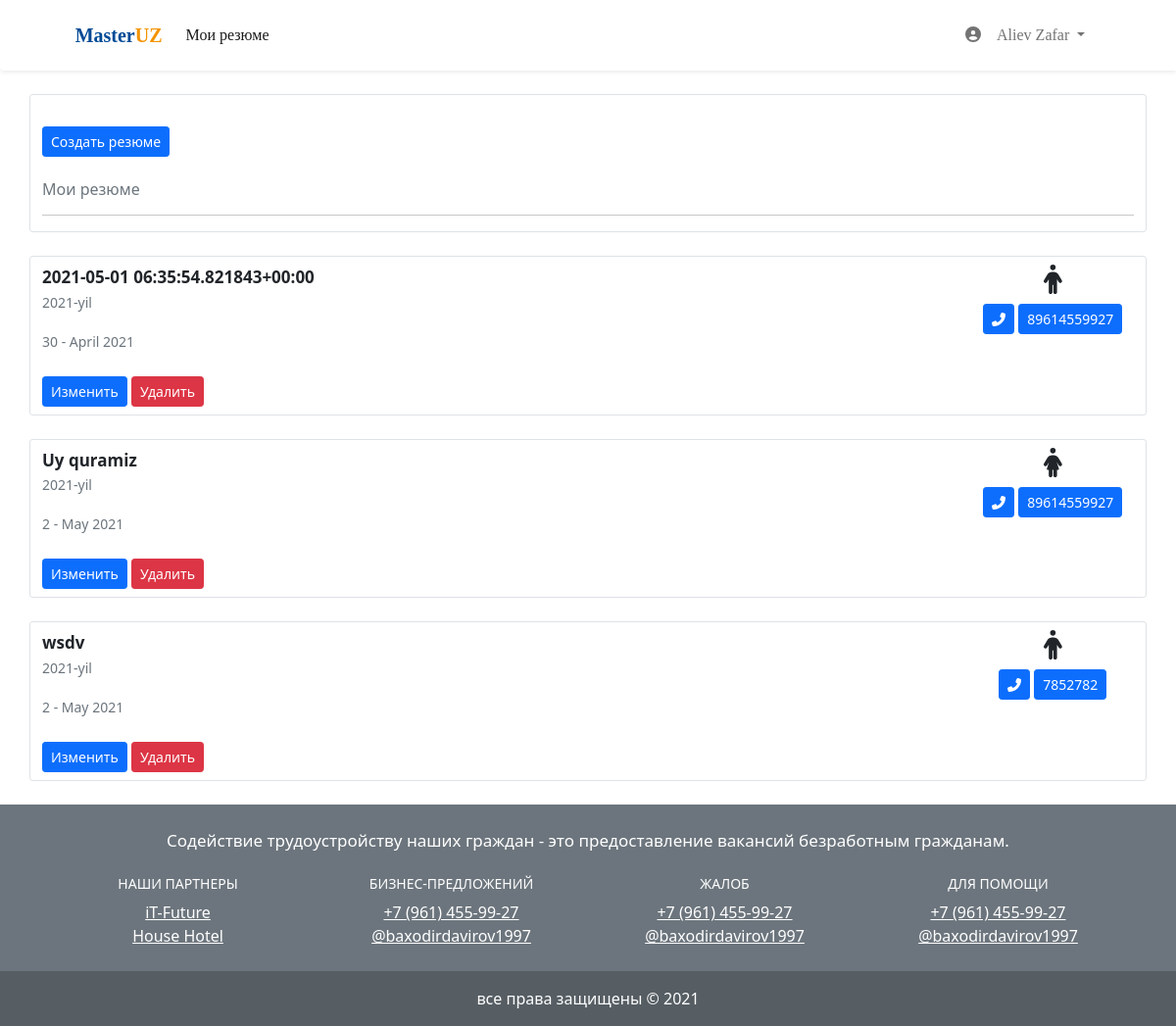
The page /summary/summary/ (signed in) on the database its author committed.
### accounts/models.py (models this page shows)
class User(AbstractUser):
    last_name = models.CharField(max_length=100)
    first_name = models.CharField(max_length=100)
    email = models.CharField(max_length=100)
    class Meta:
        verbose_name = '1. UMUMIY FOYDALANUVCHILAR BAZASI'
        verbose_name_plural = '1. UMUMIY FOYDALANUVCHILAR BAZASI'

### summary/models.py (models this page shows, shortened)
class Summary(models.Model):
	title = "Tarjimai hol"
	pub_date = models.DateTimeField(auto_now_add=True)
	title1 = "Aloqa ma'lumotlari"
	user = models.ForeignKey(User, on_delete = models.CASCADE)
	last_name = models.CharField(max_length=100, verbose_name="Familya")
	first_name = models.CharField(max_length=100, verbose_name="Ism")
	phone_name = models.CharField(max_length=100, verbose_name="Telefon nomer")
	provinces = models.ForeignKey(Uzbekiston_provinces, models.SET_NULL, blank=True, null=True,)
	region = models.ForeignKey(Uzbekiston_region, models.SET_NULL, blank=True, null=True,)
	title2 = "Asosiy ma'lumotlar"
	data_time = models.DateField()
	SEX = (
		('Мужской', 'Мужской'),
		('Женский', 'Женский'),
        )
	sex = models.CharField(max_length =100, choices = SEX)
	citizenship = models.ManyToManyField(to='category.Citizenship')
	WORKEX = (
		("Есть опыт работы", "Есть опыт работы"),
		("Нет опыта работы", "Нет опыта работы"),
        )
	workexper = models.CharField(max_length =100, choices = WORKEX)
	carobjec = models.CharField(max_length=100, verbose_name="Kareriya maqsadi")
	key_skills = models.TextField(verbose_name="Talluqli soxalar")
	thesalary = models.CharField(max_length=100, verbose_name="$$$")
	MONEY = (
        ('USD', "USD"),
        ('RUB', "RUB"),
        ("UZS", "UZS"),
    )
	moneys = models.CharField(max_length =100, choices = MONEY)
	speciali = models.ManyToManyField(to='category.Specialization')
	profess = models.ForeignKey(Professiona, models.SET_NULL, blank=True, null=True,)
	thchopr = models.ForeignKey(Thchoprofar, models.SET_NULL, blank=True, null=True,)
	image1 = models.ImageField(null=True, blank=True, upload_to='images/')
	image2 = models.ImageField(null=True, blank=True, upload_to='images/')
	image3 = models.ImageField(null=True, blank=True, upload_to='images/')
	image4 = models.ImageField(null=True, blank=True, upload_to='images/')
	image5 = models.ImageField(null=True, blank=True, upload_to='images/')
	image6 = models.ImageField(null=True, blank=True, upload_to='images/')
	class Meta:
		verbose_name = "E'LON TARJIMAI HOL"
		verbose_name_plural = "E'LON TARJIMAI HOL"

### summary/views.py (the view)
# urls.py: path('summary/', include('summary.urls')),
def summary(request):
    summ = Summary.objects.filter(user=request.user)
    context = {"summ": summ}
    return render(request, 'summary/summary.html', context)

### summary/templates/summary/summary.html (shortened to what this page needs)
{% extends 'base.html' %}
{% load static %}
{% block menu %}
<header class="" style="border-radius: 0px; font-family: 'Baloo Chettan 2';">
  <nav class="navbar navbar-expand-lg navbar-light bg-light shadow-sm p-3 bg-body rounded-start">
    <div class="container-fluid col-lg-11 ms-auto">
    <a class="navbar-brand landing-brand" href="{% url 'account' %}" style="font-weight: bold; font-size: 20px; color: rgb(0, 74, 150);">
      Master<font style="color: rgb(243,147,0);">UZ</font></a>
  <div class="collapse navbar-collapse" id="navbarSupportedContent">
  <ul class="navbar-nav">
  <li class="nav-item">
  <a class="nav-link active" href="{% url 'summary' %}">Мои резюме</a>
  </li>
  </ul>
  </div>
    <div class="collapse navbar-collapse" id="navbarSupportedContent">
      <ul class="navbar-nav ms-auto mx-2">
      <li class="nav-item menu_icon">
      <a class="nav-link" href="#"><i class="fas fa-user-circle account_logatip"></i></a>
      </li>
      <li class="nav-item dropdown">
      <a class="nav-link dropdown-toggle" href="#" id="navbarDropdownMenuLink" role="button" data-bs-toggle="dropdown" aria-expanded="false">
      {{request.user.last_name}} {{request.user.first_name}}
      </a>
      </li>
      </ul>
    </div>
  </div>
  </nav>
</header>
{% endblock %}
{% block content %}
<div class="container-fluid mt-4 mb-4">
<div class="container border rounded-1 mt-3">
  <div class="col-lg-12 mt-4">
  <a href="{% url 'summary_create' %}" style="text-decoration: none;">
  <button type="button" class="btn btn-primary btn-sm rounded-1 mt-2">Создать резюме</button>
  </a>
  <h6 class="text-muted mt-4">Мои резюме</h6>
  </div>
  <hr>
</div>
</div>
{% for s in summ %}
<div class="container-fluid mt-2 mb-4">
<div class="container border rounded-1 pt-2 pb-2">
<div class="row">
<div class="col-8 col-lg-10">
<div class="fw-bold" style="font-size: 17px;">{{s.carobjec}}</div>
<div class="text-muted"><small>{{s.data_time|date:"Y"}}-yil</small></div>
<div class="mt-3">
  <small class="text-muted">
  {{s.pub_date|date:"j"}} - {{s.pub_date|date:"F"}} {{s.pub_date|date:"Y"}}
  </small>
</div>
</div>
<div class="col-4 col-lg-2">
  <div align="center">
   {% if s.sex == "Мужской" %}
    <i class="fas fa-male" style="font-size: 30px;"></i>
   {% elif s.sex == "Женский" %}
   <i class="fas fa-female" style="font-size: 30px;"></i>
   {% endif %}
  </div>
  <div align="center" class="mt-2">
  <a href="tel:{{s.phone_name}}" style="text-decoration: none;">
  <button type="button" class="btn btn-primary btn-sm m-auto rounded-1"><i class="fas fa-phone-alt"></i>
  </button>
  <button type="button" class="btn btn-primary btn-sm m-auto rounded-1 style_phone">{{s.phone_name}}</button>
  </a>
</div>
</div>
<div class="mt-4 mb-">
<a href="{% url 'summary_update' s.pk %}" style="text-decoration: none;">
<button type="button" class="btn btn-primary btn-sm rounded-1">Изменить</button>
</a>
<button type="button" class="btn btn-danger btn-sm rounded-1">Удалить</button>
</div>
</div>
</div>
</div>
{% endfor %}
{% endblock %}

### rows shown on the page
User: user.last_name "Aliev", user.first_name "Zafar"
Summary: carobjec "2021-05-01 06:35:54.821843+00:00", data_time "2021", pub_date "30", pub_date "April", pub_date "2021", sex "Мужской" (drawn), phone_name "89614559927"
Summary: carobjec "Uy quramiz", data_time "2021", pub_date "2", pub_date "May", pub_date "2021", sex "Женский" (drawn), phone_name "89614559927"
Summary: carobjec "wsdv", data_time "2021", pub_date "2", pub_date "May", pub_date "2021", sex "Мужской" (drawn), phone_name "7852782"
